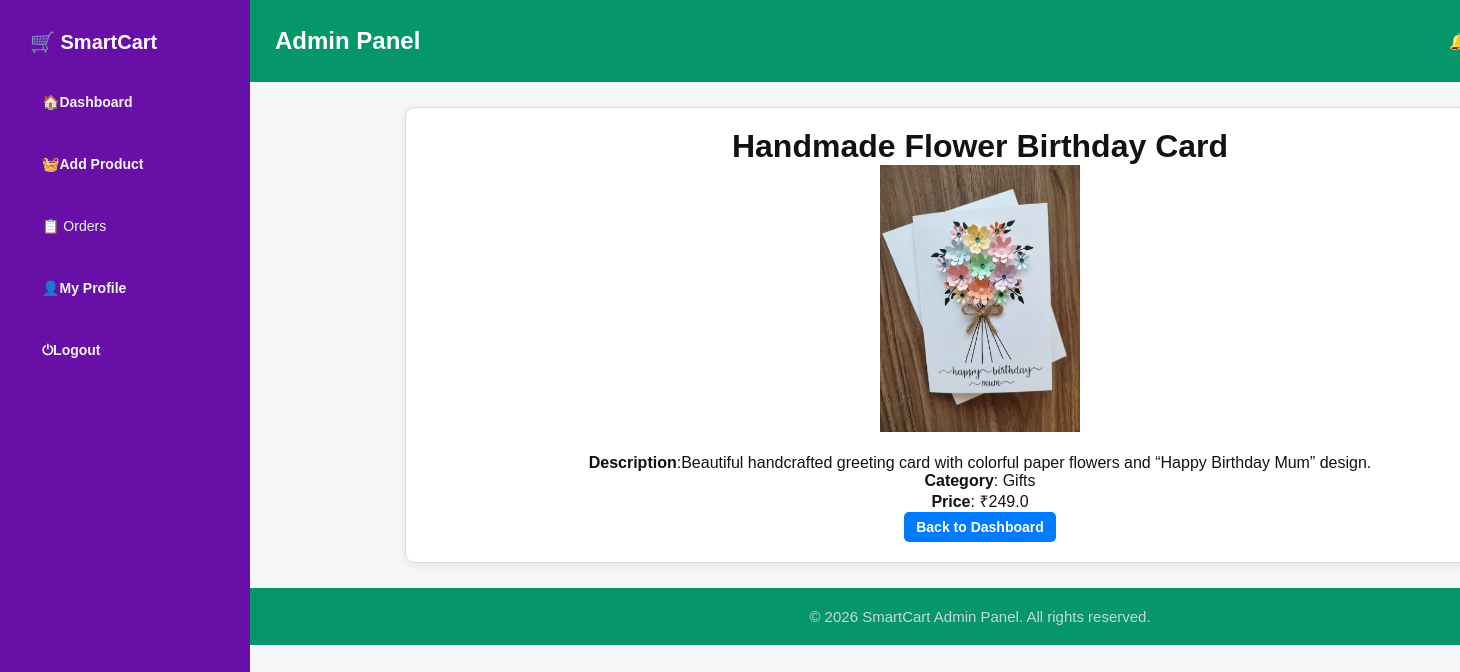
The page /admin/view-item/2 (signed in) on the database its author committed.
### tables this page shows
CREATE TABLE products (
    product_id INTEGER PRIMARY KEY AUTOINCREMENT,
    name TEXT NOT NULL,
    description TEXT,
    category TEXT,
    price REAL,
    image TEXT
);

### app.py (the view)
@app.route('/admin/view-item/<int:item_id>')
def view_item(item_id):
    if 'admin_id' not in session:
        return redirect('/admin-login')
    conn = get_db_connection()
    cursor = conn.cursor()
    cursor.execute("SELECT * FROM products WHERE product_id = ?", (item_id,))
    product = cursor.fetchone()
    conn.close()
    if not product:
        return redirect('/admin/item-list')
    return render_template("admin/view_item.html", product=product)

### app.py (called while the page is built, shortened)
def get_db_connection():
    conn = sqlite3.connect('smartcart.db')
    conn.row_factory = sqlite3.Row  # allows dictionary-style access
    return conn

@app.context_processor
def inject_admin():
    if 'admin_id' in session:
        conn = get_db_connection()
        cursor = conn.cursor()
        cursor.execute("SELECT * FROM admin WHERE admin_id=?", (session['admin_id'],))
        admin = cursor.fetchone()
        conn.close()
        return dict(admin=admin)
    return dict(admin=None)

@app.context_processor
def inject_user():
    return dict(user=None)

### templates/admin/view_item.html (shortened to what this page needs)
{% extends "admin/base.html" %}
{% block content %}
<div class="card">
<h1>{{ product.name }}</h1>
<img src="/static/uploads/product_images/{{ product.image }}" width="200"><br><br>
<p><b>Description</b>:{{ product.description }}</p>
<p><b>Category</b>: {{ product.category }}</p>
<p><b>Price</b>: ₹{{ product.price }}</p>
<a href="/admin/item-list" class="btn"><b>Back to Dashboard</b></a>
</div>
{% endblock %}

### static/style.css (style rules this page uses)
* { margin: 0; padding: 0; box-sizing: border-box; font-family: Arial, Helvetica, sans-serif; }
body { background-color: white; color: #121212; min-height: 100vh; }
.card { width: 70%; max-width: 900px; background: #ffffff; border: 1px solid #ddd; border-radius: 8px; padding: 25px; margin: 40px auto; box-shadow: 0 2px 8px rgba(0, 0, 0, 0.08); text-align: center; }
button, .btn { background-color: #eb16cf; color: #f8f5f5; border: none; padding: 10px 16px; border-radius: 6px; font-size: 14px; cursor: pointer; text-decoration: none; display: inline-block; transition: 0.2s ease; }
body { background-color: #f5f7fa; font-family: Arial, Helvetica, sans-serif; }
body { background: #f2e9ec; }
body { font-family: Arial, sans-serif; background-color: #f4f6f8; }
.btn { padding: 7px 12px; background: #007bff; color: white; text-decoration: none; border-radius: 5px; border: none; }
.card { width: 95%; max-width: 1100px; margin: 20px auto; padding: 20px; background: white; border-radius: 10px; }
@media (min-width: 1400px) { .main-content, .card { max-width: 1400px; } }
.container, .main-content, .card { width: 100%; max-width: 1200px; margin: auto; }

### rows shown on the page
products: name "Handmade Flower Birthday Card", image (picture), description "Beautiful handcrafted greeting card with colorful paper flowers and “Happy Birthday Mum” design.", category "Gifts", price "249.0"
